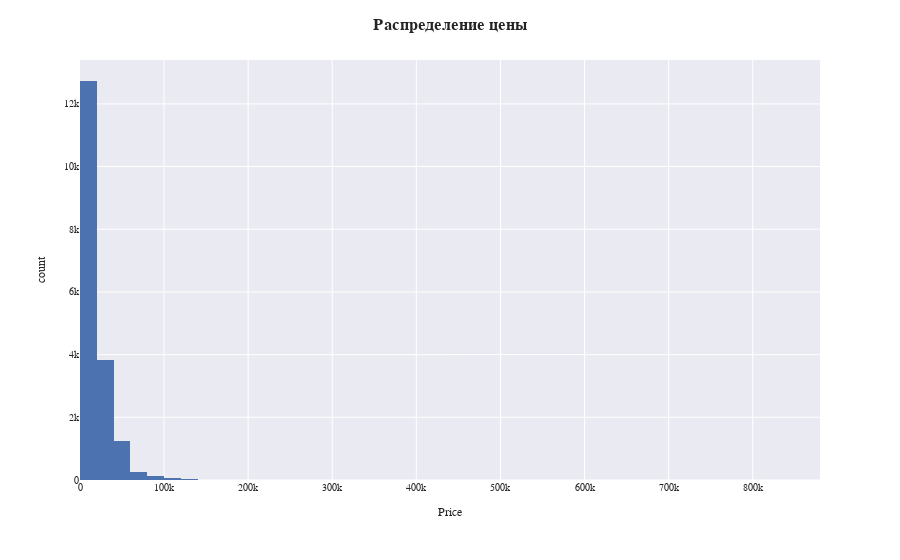

Write notebook code for a chart like this one.
### Code cell
fig = px.histogram(
    df_par,
    x="Price",
    nbins=50,
    template="seaborn",
)

fig.update_layout(
    font=dict(family="Arial", size=10),
    title=dict(
        text="Распределение цены",
        font=dict(family="Arial", size=16, weight="bold"),  # Делает текст жирным
    )
)
fig.show()

### Figure 1 — Plotly figure (JSON) as saved in the notebook; plotly's stock layout.template omitted (floating-point values rounded to 4 significant figures; data arrays with more than 128 entries replaced by an {"elided": "..."} marker saying what was removed)
{"data": [{"bingroup": "x", "hovertemplate": "Price=%{x}<br>count=%{y}<extra></extra>", "legendgroup": "", "marker": {"color": "rgb(76,114,176)", "pattern": {"shape": ""}}, "name": "", "nbinsx": 50, "orientation": "v", "showlegend": false, "type": "histogram", "x": {"elided": "18289 int values"}, "xaxis": "x", "yaxis": "y"}], "layout": {"barmode": "relative", "font": {"family": "Arial", "size": 10}, "legend": {"tracegroupgap": 0}, "margin": {"t": 60}, "title": {"font": {"family": "Arial", "size": 16, "weight": "bold"}, "text": "Распределение цены"}, "xaxis": {"anchor": "y", "domain": [0, 1], "title": {"text": "Price"}}, "yaxis": {"anchor": "x", "domain": [0, 1], "title": {"text": "count"}}}}
